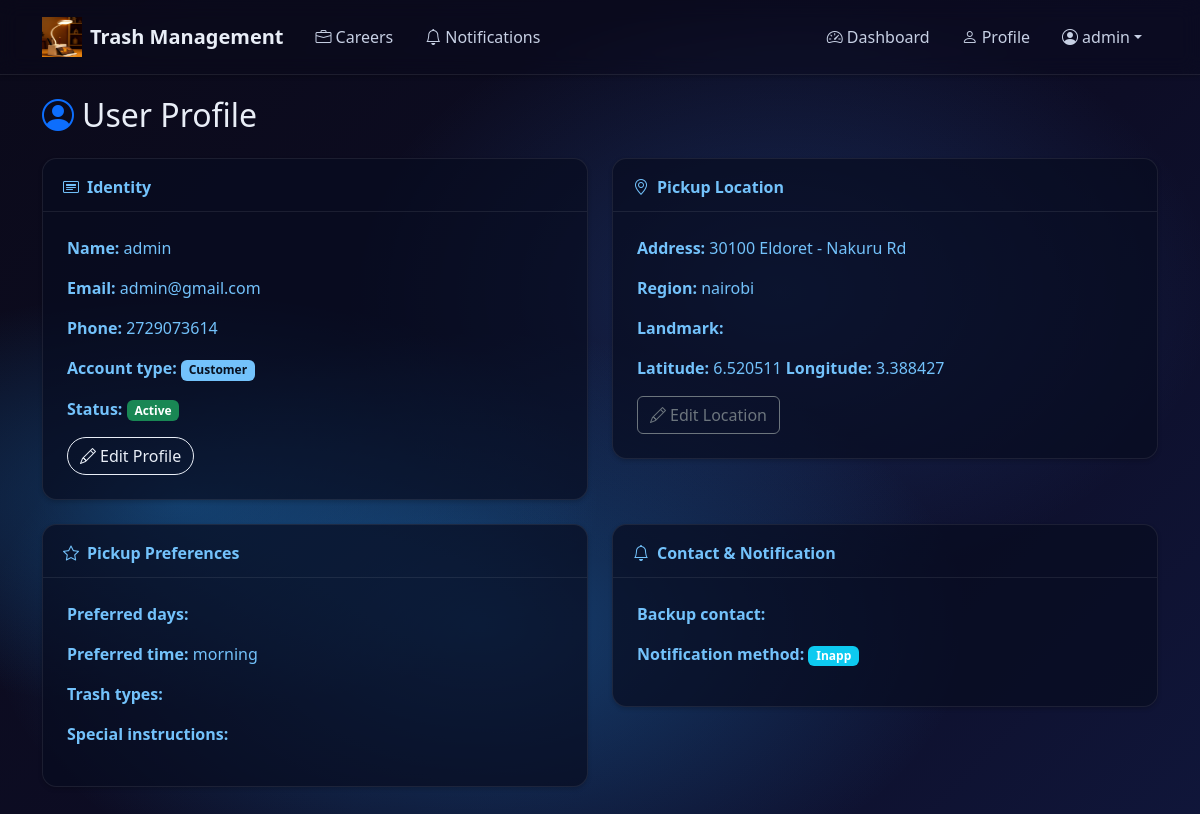
The app's page /accounts/profile/ (signed in) with its own data.
### apps/accounts/models.py (models this page shows, shortened)
class User(AbstractUser):
    ROLE_CHOICES = (
        ('customer', 'Customer'),
        ('collector', 'Collector'),
        ('admin', 'Admin'),
    )
    role = models.CharField(max_length=20, choices=ROLE_CHOICES, default='customer')
    collector_approved = models.BooleanField(default=False)

### apps/accounts/models_profile.py (models this page shows, shortened)
class UserProfile(models.Model):
    user = models.OneToOneField(settings.AUTH_USER_MODEL, on_delete=models.CASCADE, related_name='profile')
    phone = models.CharField(max_length=32, blank=True)
    backup_contact = models.CharField(max_length=32, blank=True)
    notification_method = models.CharField(max_length=16, choices=[('sms', 'SMS'), ('email', 'Email'), ('inapp', 'In-app')], default='inapp')
    preferred_days = models.CharField(max_length=64, blank=True)  # e.g. "Mon,Tue,Fri"
    preferred_time = models.CharField(max_length=16, choices=[('morning', 'Morning'), ('afternoon', 'Afternoon'), ('evening', 'Evening')], blank=True)
    trash_types = models.CharField(max_length=64, blank=True)  # e.g. "household,recyclable"
    special_instructions = models.TextField(blank=True)
    address_text = models.CharField(max_length=255, blank=True)
    region = models.CharField(max_length=64, blank=True)
    landmark = models.CharField(max_length=128, blank=True)
    latitude = models.FloatField(null=True, blank=True)
    longitude = models.FloatField(null=True, blank=True)
    pickup_qr_token = models.CharField(max_length=64, blank=True)
    created_at = models.DateTimeField(auto_now_add=True)
    updated_at = models.DateTimeField(auto_now=True)

### apps/accounts/views.py (the view)
# urls.py: path('profile/', views.profile_view, name='profile'),
@login_required
def profile_view(request):
    profile, _ = UserProfile.objects.get_or_create(user=request.user)
    addresses = Address.objects.filter(user=request.user)
    return render(request, 'accounts/profile.html', {'profile': profile, 'addresses': addresses})

### templates/accounts/profile.html
{% extends 'base.html' %}
{% block content %}
<h2 class="mb-4"><i class="bi bi-person-circle text-primary me-2"></i>User Profile</h2>
<div class="row">
  <div class="col-md-6">
    <div class="card mb-4">
      <div class="card-header bg-transparent">
        <i class="bi bi-card-heading me-2"></i>Identity
      </div>
      <div class="card-body profile-location">
        <p><strong>Name:</strong> {{ request.user.get_full_name|default:request.user.username }}</p>
        <p><strong>Email:</strong> {{ request.user.email }}</p>
        <p><strong>Phone:</strong> {{ profile.phone }}</p>
        <p><strong>Account type:</strong> <span class="badge bg-primary">{{ request.user.role|title }}</span></p>
        <p><strong>Status:</strong> <span class="badge bg-success">Active</span></p>
        <a href="{% url 'accounts:profile_edit' %}" class="btn btn-outline-primary">
          <i class="bi bi-pencil me-1"></i>Edit Profile
        </a>
      </div>
    </div>
  </div>
  <div class="col-md-6">
    <div class="card mb-4">
      <div class="card-header bg-transparent">
        <i class="bi bi-geo-alt me-2"></i>Pickup Location
      </div>
      <div class="card-body">
        <p><strong>Address:</strong> {{ profile.address_text }}</p>
        <p><strong>Region:</strong> {{ profile.region }}</p>
        <p><strong>Landmark:</strong> {{ profile.landmark }}</p>
        <p><strong>Latitude:</strong> {{ profile.latitude }} <strong>Longitude:</strong> {{ profile.longitude }}</p>
        <a href="{% url 'accounts:profile_edit' %}" class="btn btn-outline-secondary">
          <i class="bi bi-pencil me-1"></i>Edit Location
        </a>
      </div>
    </div>
  </div>
</div>
<div class="row">
  <div class="col-md-6">
    <div class="card mb-4">
      <div class="card-header bg-transparent">
        <i class="bi bi-star me-2"></i>Pickup Preferences
      </div>
      <div class="card-body">
        <p><strong>Preferred days:</strong> {{ profile.preferred_days }}</p>
        <p><strong>Preferred time:</strong> {{ profile.preferred_time }}</p>
        <p><strong>Trash types:</strong> {{ profile.trash_types }}</p>
        <p><strong>Special instructions:</strong> {{ profile.special_instructions }}</p>
      </div>
    </div>
  </div>
  <div class="col-md-6">
    <div class="card mb-4">
      <div class="card-header bg-transparent">
        <i class="bi bi-bell me-2"></i>Contact & Notification
      </div>
      <div class="card-body">
        <p><strong>Backup contact:</strong> {{ profile.backup_contact }}</p>
        <p><strong>Notification method:</strong> <span class="badge bg-info">{{ profile.notification_method|title }}</span></p>
      </div>
    </div>
  </div>
</div>
{% endblock %}

### templates/base.html (shortened to what this page needs)
<!doctype html>
<html>
  <head>
    <link href="https://cdn.jsdelivr.net/npm/bootstrap@5.3.0/dist/css/bootstrap.min.css" rel="stylesheet">
    <link rel="stylesheet" href="https://cdn.jsdelivr.net/npm/bootstrap-icons@1.11.3/font/bootstrap-icons.min.css">
    {% load static %}
    <link rel="stylesheet" href="{% static 'css/trash_style.css' %}">
  </head>
  <body>
    <nav class="navbar navbar-expand-lg fixed-top transparent-nav">
      <div class="container">
        <a class="navbar-brand d-flex align-items-center" href="/">
          <img src="{% static 'images/logo.png' %}" alt="Logo" width="40" height="40" class="me-2">
          <strong>Trash Management</strong>
        </a>
        <div class="collapse navbar-collapse" id="navbarsExample07">
          <ul class="navbar-nav me-auto mb-2 mb-lg-0">
            <li class="nav-item">
              <a class="nav-link" href="/careers/become-collector/">
                <i class="bi bi-briefcase me-1"></i>Careers
              </a>
            </li>
            <li class="nav-item">
              <a class="nav-link" href="/notifications/">
                <i class="bi bi-bell me-1"></i>Notifications
              </a>
            </li>
          </ul>
          <ul class="navbar-nav ms-auto mb-2 mb-lg-0 align-items-center">
            {% if request.user.is_authenticated %}
              <li class="nav-item">
                <a class="nav-link" href="{% url 'accounts:dashboard' %}">
                  <i class="bi bi-speedometer2 me-1"></i>Dashboard
                </a>
              </li>
              <li class="nav-item">
                <a class="nav-link" href="{% url 'accounts:profile' %}">
                  <i class="bi bi-person me-1"></i>Profile
                </a>
              </li>
              <li class="nav-item dropdown">
                <a class="nav-link dropdown-toggle d-flex align-items-center" href="#" id="userMenu" data-bs-toggle="dropdown" aria-expanded="false">
                  <i class="bi bi-person-circle me-1"></i>{{ request.user.get_full_name|default:request.user.username }}
                </a>
              </li>
            {% endif %}
          </ul>
        </div>
      </div>
    </nav>
    <main class="container py-4 fade-in">
      {% block content %}{% endblock %}
    </main>
  </body>
</html>

### static/css/trash_style.css (style rules this page uses)
:root { --primary-blue: #59a6ff; --primary-dark: #2f7fe3; --accent-cyan: #73C2FB; --night-0: #0b0a1a; --night-1: #0d0d26; --night-2: #10163a; --text-light: #e9eef7; --text-muted: #c7d0e4; --shadow-sm: 0 0.125rem 0.25rem rgba(0,0,0,0.18); --shadow-hover: 0 0.75rem 1.5rem rgba(0,0,0,0.28); }
body { background: radial-gradient(600px 300px at 15% 60%, rgba(32, 160, 255, 0.28), rgba(0, 0, 0, 0) 70%), radial-gradient(700px 420px at 40% 75%, rgba(38, 160, 255, 0.35), rgba(0, 0, 0, 0) 70%), radial-gradient(620px 420px at 65% 35%, rgba(60, 140, 255, 0.22), rgba(0, 0, 0, 0) 70%), linear-gradient(135deg, var(--night-0) 0%, var(--night-1) 60%, var(--night-2) 100%); color: var(--text-light); font-family: 'Montserrat', system-ui, -apple-system, 'Segoe UI', Roboto, 'Helvetica Neue', sans-serif; }
.navbar { background: rgba(9, 10, 26, 0.35) !important; backdrop-filter: blur(10px); border-bottom: 1px solid rgba(255, 255, 255, 0.08); box-shadow: var(--shadow-sm); padding: 0.75rem 1rem; }
.navbar .navbar-brand { font-weight: 600; color: var(--text-light); }
.navbar .nav-link { color: var(--text-muted); font-weight: 500; padding: 0.5rem 1rem !important; transition: color 0.15s ease-in-out; }
.fade-in { animation: fadeIn 0.4s ease-out; }
.card { border: 1px solid rgba(255,255,255,0.08); border-radius: 0.9rem; box-shadow: var(--shadow-sm); transition: transform 0.2s ease, box-shadow 0.2s ease; background: rgba(8, 12, 32, 0.7); margin-bottom: 1.5rem; }
.card-header { background-color: transparent; border-bottom: 1px solid rgba(255,255,255,0.08); font-weight: 600; padding: 1rem 1.25rem 0.75rem; color: var(--accent-cyan); }
.card-body { padding: 1.5rem; }
.btn-outline-primary { color: var(--text-light); border-color: var(--text-light); border-radius: 2rem; }
.badge.bg-primary { background-color: var(--accent-cyan) !important; color: #07101f; }
.card .card-body, .card .card-body p, .card .card-body strong { color: var(--accent-cyan); }

### templates/base.html (style rules this page uses)
.transparent-nav { background: rgba(9, 10, 26, 0.35) !important; backdrop-filter: blur(10px); border-bottom: 1px solid rgba(255, 255, 255, 0.08); }
.navbar-collapse { background: rgba(9, 10, 26, 0.7); border-radius: 0.75rem; padding: 0.5rem 0.75rem; }
@media (min-width: 992px) { .navbar-collapse { background: transparent; border-radius: 0; padding: 0; } }
body.has-fixed-nav { padding-top: 72px; }

### records on screen
User: user.get_full_name "admin", user.email "admin@gmail.com", user.role "Customer"
UserProfile: phone "2729073614", address_text "30100 Eldoret - Nakuru Rd", region "nairobi", latitude "6.520511", longitude "3.388427", preferred_time "morning", notification_method "Inapp"
